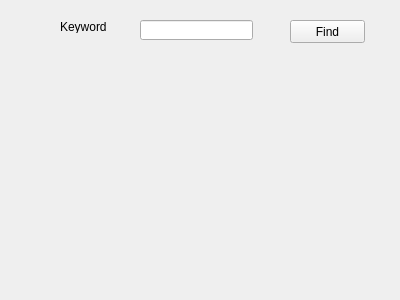
<?xml version="1.0" encoding="UTF-8"?>
<ui version="4.0">
 <class>TextFinder</class>
 <widget class="QWidget" name="TextFinder">
  <property name="geometry">
   <rect>
    <x>0</x>
    <y>0</y>
    <width>400</width>
    <height>300</height>
   </rect>
  </property>
  <property name="windowTitle">
   <string>TextFinder</string>
  </property>
  <widget class="QLabel" name="label">
   <property name="geometry">
    <rect>
     <x>60</x>
     <y>20</y>
     <width>47</width>
     <height>13</height>
    </rect>
   </property>
   <property name="text">
    <string>Keyword</string>
   </property>
  </widget>
  <widget class="QLineEdit" name="lineEdit">
   <property name="geometry">
    <rect>
     <x>140</x>
     <y>20</y>
     <width>113</width>
     <height>20</height>
    </rect>
   </property>
  </widget>
  <widget class="QPushButton" name="findButton">
   <property name="geometry">
    <rect>
     <x>290</x>
     <y>20</y>
     <width>75</width>
     <height>23</height>
    </rect>
   </property>
   <property name="text">
    <string>Find</string>
   </property>
  </widget>
 </widget>
 <layoutdefault spacing="6" margin="11"/>
 <resources/>
 <connections/>
</ui>
